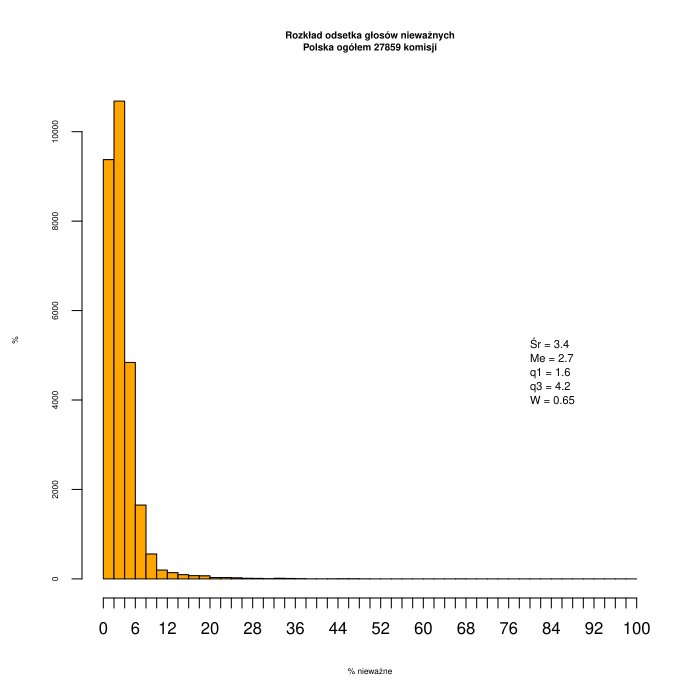

Write the R code that produced this figure.
#!/usr/bin/Rscript
# Skrypt wykreśla histogramy dla danych z pliku ws2014_komisje.csv
# (więcej: https://github.com/hrpunio/Data/tree/master/ws2014_pobranie_2018)
#
par(ps=6,cex=1,cex.axis=1,cex.lab=1,cex.main=1.2)
komisje <- read.csv("komisje-frekwencja-wyniki.csv", sep = ';',
       header=T, na.string="NA");

komisje$ogn <- komisje$pgnw;

str(komisje)

sX <- summary(komisje$ogn);
sF <- fivenum(komisje$ogn);
sV <- sd(komisje$ogn, na.rm=TRUE)
skewness <- 3 * (sX[["Mean"]] - sX[["Median"]])/sV

summary_label <- sprintf ("Śr = %.1f\nMe = %.1f\nq1 = %.1f\nq3 = %.1f\nW = %.2f", 
  sX[["Mean"]], sX[["Median"]], sX[["1st Qu."]], sX[["3rd Qu."]], skewness)
sX

## ##
kpN <- seq(0, 100, by=2);
kpX <- c(0, 10,20,30,40,50,60,70,80,90, 100);
nn <- nrow(komisje)

h <- hist(komisje$ogn, breaks=kpN, freq=TRUE,
   col="orange", main=sprintf ("Rozkład odsetka głosów nieważnych\nPolska ogółem %i komisji", nn), 
   ylab="%", xlab="% nieważne", labels=F, xaxt='n' )
   axis(side=1, at=kpN, cex.axis=2, cex.lab=2)
   posX <- .5 * max(h$counts)
text(80, posX, summary_label, cex=1.4, adj=c(0,1))
